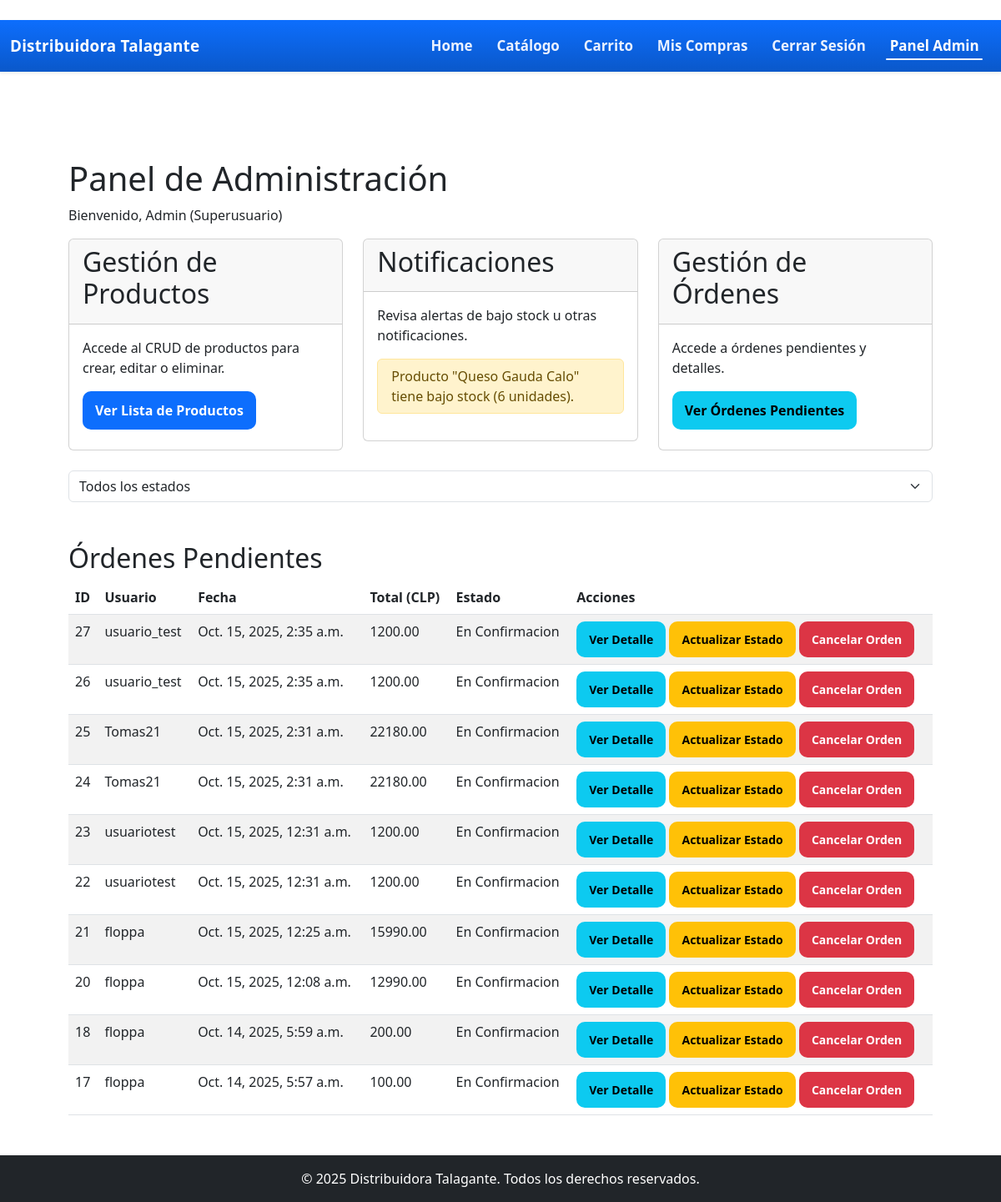
Screenshot of /admin_home/ (signed in) with the database file from the repository.
### core/models.py (models this page shows, shortened)
class Producto(models.Model):
    nombre = models.CharField(max_length=100)
    precio = models.DecimalField(max_digits=10, decimal_places=2, validators=[MinValueValidator(0)])
    categoria = models.CharField(max_length=50)
    stock = models.IntegerField(default=0, validators=[MinValueValidator(0)])
    fecha_vencimiento = models.DateField(null=True, blank=True)
    imagen = models.ImageField(upload_to='productos/', blank=True)
    activo = models.BooleanField(default=True)

class Orden(models.Model):
    ESTADOS = [
        ('pendiente', 'Pendiente de Pago'),
        ('confirmacion', 'En Confirmacion'),
        ('preparacion', 'En Preparacion'),
        ('despacho', 'En Despacho/Listo para Retiro'),
        ('cancelado', 'Cancelado'),
    ]
    METODOS_PAGO = [
        ('transferencia', 'Transferencia Bancaria'),
        ('efectivo', 'Pago en Efectivo (Retiro)'),
    ]
    usuario = models.ForeignKey(User, on_delete=models.CASCADE)
    fecha = models.DateTimeField(auto_now_add=True)
    estado = models.CharField(max_length=20, choices=ESTADOS, default='pendiente')
    total = models.DecimalField(max_digits=10, decimal_places=2)
    metodo_pago = models.CharField(max_length=20, choices=METODOS_PAGO, default='transferencia')
    instrucciones_transferencia = models.TextField(default="Realice transferencia a Cuenta XYZ y envie comprobante.")
    ccomprobante = models.TextField(blank=True, null=True, help_text="Nota o enlace a comprobante de transferencia (opcional).")

### core/views.py (the view, shortened to what this page needs)
# urls.py: path('admin_home/', views.admin_home, name='admin_home'),
@login_required
@user_passes_test(is_superuser, login_url='catalogo')
def admin_home(request):
    productos_bajo_stock = Producto.objects.filter(stock__lt=10)
    estado_filtro = request.GET.get('estado', '')  # Filtro por estado desde la URL
    ordenes_query = Orden.objects.filter(estado__in=['pendiente', 'confirmacion', 'preparacion'])
    if estado_filtro:
        ordenes_query = ordenes_query.filter(estado=estado_filtro)
    ordenes = ordenes_query.order_by('-fecha')
    paginator = Paginator(ordenes, 10)  # 10 órdenes por página
    page_number = request.GET.get('page')
    ordenes_paginated = paginator.get_page(page_number)
    item_id = request.GET.get('delete_item')
    orden_id = request.GET.get('delete_orden')
    context = {
        'productos_bajo_stock': productos_bajo_stock,
        'ordenes': ordenes_paginated,
        'estado_filtro': estado_filtro,
    }
    return render(request, 'core/admin_home.html', context)

### core/views.py (called while the page is built)
def is_superuser(user):
    return user.is_superuser

### core/templates/core/admin_home.html (shortened to what this page needs)
﻿{% extends 'core/base.html' %}
{% load static %}
{% block content %}
<div class="container mt-5">
    <h1>Panel de Administración</h1>
    <p>Bienvenido, {{ user.username }} (Superusuario)</p>
    <div class="row">
        <div class="col-md-4 mb-4">
            <div class="card">
                <div class="card-header">
                    <h2>Gestión de Productos</h2>
                </div>
                <div class="card-body">
                    <p>Accede al CRUD de productos para crear, editar o eliminar.</p>
                    <a href="{% url 'producto_list' %}" class="btn btn-primary mb-2">Ver Lista de Productos</a>
                </div>
            </div>
        </div>
        <div class="col-md-4 mb-4">
            <div class="card">
                <div class="card-header">
                    <h2>Notificaciones</h2>
                </div>
                <div class="card-body">
                    <p>Revisa alertas de bajo stock u otras notificaciones.</p>
                    <ul class="list-group mb-3">
                        {% for producto in productos_bajo_stock %}
                            <li class="list-group-item list-group-item-warning">
                                Producto "{{ producto.nombre }}" tiene bajo stock ({{ producto.stock }} unidades).
                            </li>
                        {% empty %}
                            <li class="list-group-item">No hay notificaciones de stock bajo.</li>
                        {% endfor %}
                    </ul>
                </div>
            </div>
        </div>
        <div class="col-md-4 mb-4">
            <div class="card">
                <div class="card-header">
                    <h2>Gestión de Órdenes</h2>
                </div>
                <div class="card-body">
                    <p>Accede a órdenes pendientes y detalles.</p>
                    <a href="{% url 'admin_home' %}#ordenes-list" class="btn btn-info mb-2">Ver Órdenes Pendientes</a>
                </div>
            </div>
        </div>
    </div>
    <div class="mb-3">
        <select id="filtro-estado" class="form-select" onchange="window.location.href='?estado=' + this.value">
            <option value="">Todos los estados</option>
        </select>
    </div>
    <div id="ordenes-list" class="mt-5">
        <h2>Órdenes Pendientes</h2>
        <table class="table table-striped">
            <thead>
                <tr>
                    <th>ID</th>
                    <th>Usuario</th>
                    <th>Fecha</th>
                    <th>Total (CLP)</th>
                    <th>Estado</th>
                    <th>Acciones</th>
                </tr>
            </thead>
            <tbody>
                {% for orden in ordenes %}
                    <tr>
                        <td>{{ orden.id }}</td>
                        <td>{{ orden.usuario.username }}</td>
                        <td>{{ orden.fecha }}</td>
                        <td>{{ orden.total|floatformat:2 }}</td>
                        <td>{{ orden.get_estado_display }}</td>
                        <td>
                            <a href="{% url 'orden_detail' orden.id %}" class="btn btn-sm btn-info">Ver Detalle</a>
                            <a href="{% url 'update_orden_status' orden.id %}" class="btn btn-sm btn-warning">Actualizar Estado</a>
                            <a href="?delete_orden={{ orden.id }}" class="btn btn-sm btn-danger" onclick="return confirm('¿Estás seguro de cancelar la orden #{{ orden.id }}?')">Cancelar Orden</a>
                        </td>
                    </tr>
                {% empty %}
                    <tr>
                        <td colspan="6">No hay órdenes pendientes.</td>
                    </tr>
                {% endfor %}
            </tbody>
        </table>
    </div>
</div>
{% endblock %}

### static/core/css/style.css (style rules this page uses)
:root { --bg:#0b0d10; --card:#14181d; --muted:#9aa4b2; --text:#e7eef7; --accent:#0d6efd; --radius:18px; --shadow:0 10px 24px rgba(0,0,0,.12); --nav-h:62px; }
body,input,select,button,table,.btn,.badge { font-family:system-ui,-apple-system,"Segoe UI",Roboto,"Helvetica Neue",Arial,"Noto Sans","Liberation Sans","Apple Color Emoji","Segoe UI Emoji","Segoe UI Symbol","Noto Color Emoji",sans-serif; line-height:1.5; }
.container { max-width:1100px;margin:0 auto;padding:16px }
.btn { appearance:none;border:1px solid transparent;border-radius:10px;padding:10px 14px;font-weight:600;cursor:pointer;transition:.2s ease }
.btn-primary { background:var(--accent);color:#fff }
.btn-danger { background:#dc3545;color:#fff }
body.site { min-height:100vh;display:flex;flex-direction:column; }

### rows the page displays
Producto: nombre "Queso Gauda Calo", stock "6"
Orden: id "27", usuario.username "usuario_test", fecha "Oct. 15, 2025, 2:35 a.m.", total "1200.00", estado "En Confirmacion"
Orden: id "26", usuario.username "usuario_test", fecha "Oct. 15, 2025, 2:35 a.m.", total "1200.00", estado "En Confirmacion"
Orden: id "25", usuario.username "Tomas21", fecha "Oct. 15, 2025, 2:31 a.m.", total "22180.00", estado "En Confirmacion"
Orden: id "24", usuario.username "Tomas21", fecha "Oct. 15, 2025, 2:31 a.m.", total "22180.00", estado "En Confirmacion"
Orden: id "23", usuario.username "usuariotest", fecha "Oct. 15, 2025, 12:31 a.m.", total "1200.00", estado "En Confirmacion"
Orden: id "22", usuario.username "usuariotest", fecha "Oct. 15, 2025, 12:31 a.m.", total "1200.00", estado "En Confirmacion"
Orden: id "21", usuario.username "floppa", fecha "Oct. 15, 2025, 12:25 a.m.", total "15990.00", estado "En Confirmacion"
Orden: id "20", usuario.username "floppa", fecha "Oct. 15, 2025, 12:08 a.m.", total "12990.00", estado "En Confirmacion"
Orden: id "18", usuario.username "floppa", fecha "Oct. 14, 2025, 5:59 a.m.", total "200.00", estado "En Confirmacion"
Orden: id "17", usuario.username "floppa", fecha "Oct. 14, 2025, 5:57 a.m.", total "100.00", estado "En Confirmacion"

### other values shown
{{ user.username }} "Admin"
